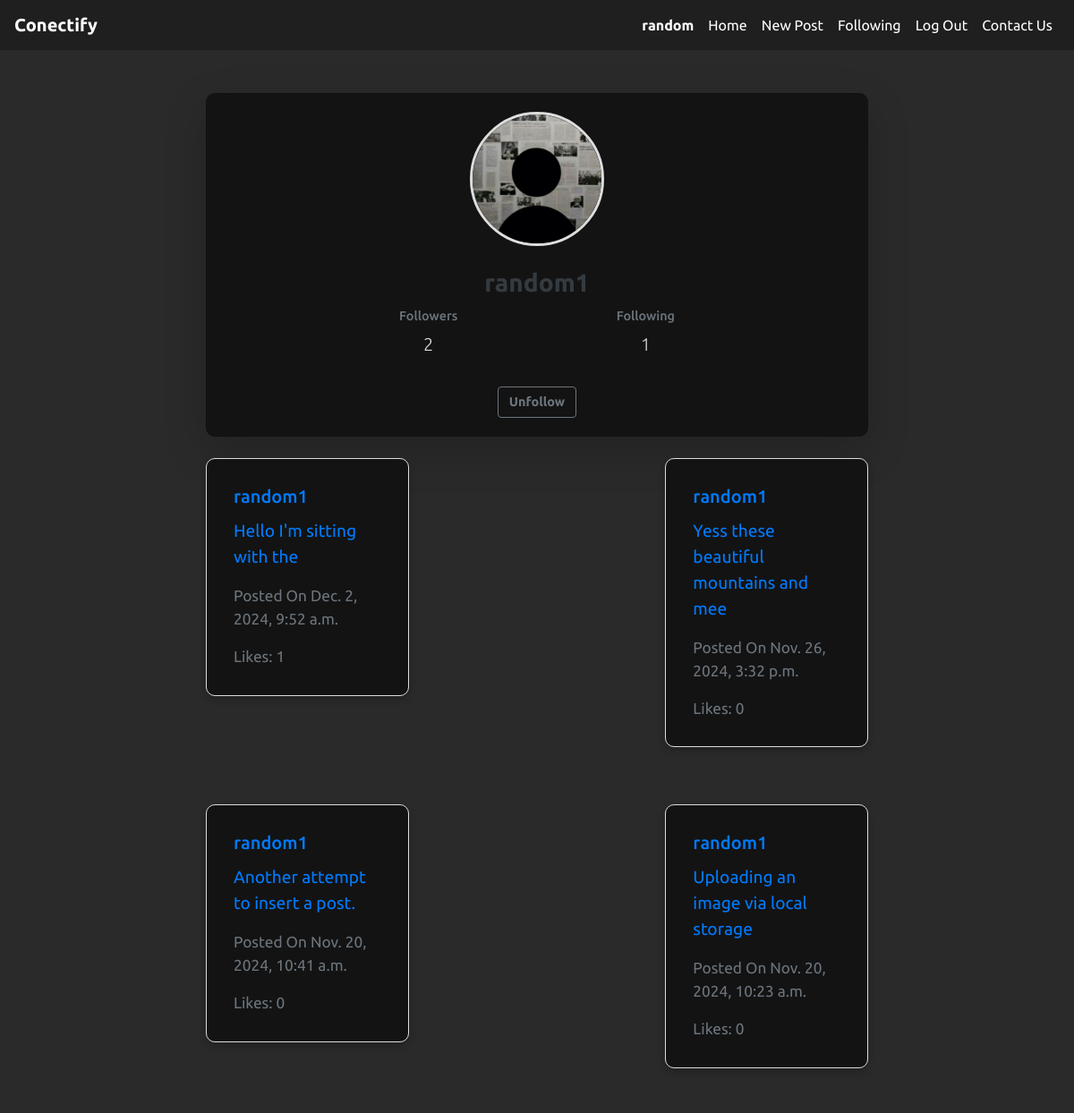
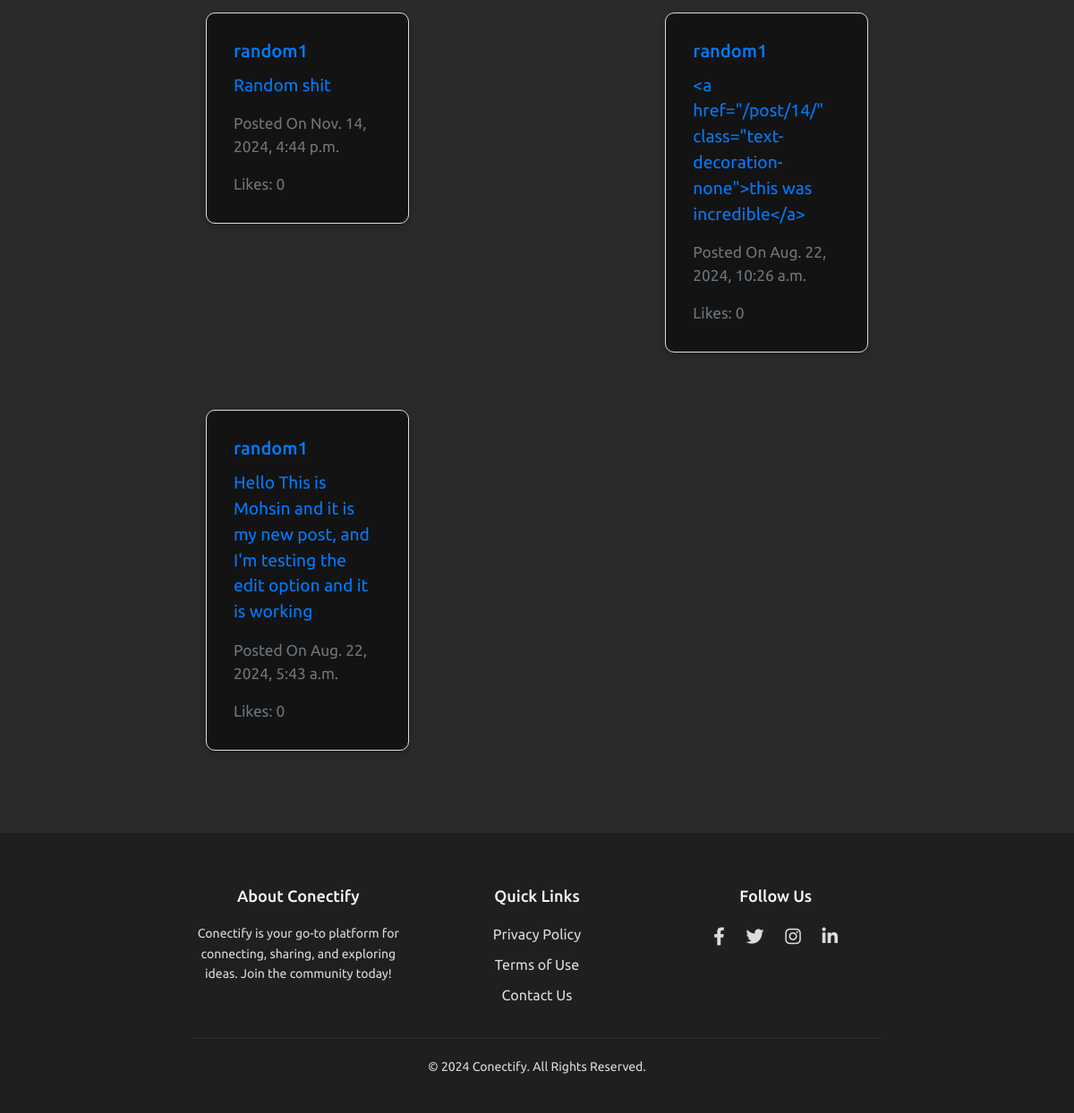
Page /profile/random1/ (signed in) on the committed database (2 pictures, top to bottom).
### network/models.py (models this page shows, shortened)
class User(AbstractUser):
    profile_image = models.ImageField(upload_to = "profile_image", blank=True,null=True)

class Post(models.Model):
    user = models.ForeignKey(User , on_delete=models.CASCADE, related_name="posts")
    image = models.ImageField( upload_to="post_images/'",blank= True , null = True)
    image_url = models.URLField(blank=True , null= True)
    content = models.TextField()
    updated_at = models.DateTimeField(auto_now_add = True)
    timestamp = models.DateTimeField(auto_now_add=True)
    likes = models.ManyToManyField(User, blank=True , related_name="likes")

### network/views.py (the view)
# urls.py: path('profile/<str:username>/', views.profile_view, name="profile"),
@login_required
def profile_view(request,username):
    user_profile = get_object_or_404(User, username=username)
    posts = Post.objects.filter(user= user_profile).order_by('-timestamp')
    paginator = Paginator(posts, 10)
    page_number = request.GET.get('page')
    page_obj = paginator.get_page(page_number)
    is_following = Follow.objects.filter(follower = request.user , followed = user_profile).exists()
    if request.method == "POST":
        if is_following:
            Follow.objects.filter(follower= request.user , followed = user_profile).delete()
        else:
            Follow.objects.create(follower =request.user , followed = user_profile)
        return redirect('profile',username = username)
    context = {
        'user_profile': user_profile,
        'posts' : page_obj.object_list,
        'is_following': is_following,
        'page_obj':page_obj
    }
    return render(request , "network/profile.html", context)

### network/templates/network/profile.html (shortened to what this page needs)
{% extends "network/layout.html" %}
{% block body %}
<div class="container mt-5">
    <div class="row mb-4">
        <div class="col-12">
            <div class="card shadow-lg">
                <div class="card-body text-center">
                    <div class="profile-img-container mb-4">
                        {% if user_profile.profile_image %}
                        <img src="{{ user_profile.profile_image.url }}" alt="Profile Image" class="rounded-circle profile-img">
                        {% else %}
                        {% load static %}
                        <img src="{% static 'images/default.jpg' %}" alt="Default Profile Image" class="rounded-circle profile-img">
                        {% endif %}
                    </div>
                    <h3 class="card-title text-dark font-weight-bold">{{ user_profile.username }}</h3>
                    <div class="row justify-content-center text-center mb-3">
                        <div class="col-4">
                            <h5 class="text-muted">Followers</h5>
                            <p class="lead">{{ user_profile.followers.count }}</p>
                        </div>
                        <div class="col-4">
                            <h5 class="text-muted">Following</h5>
                            <p class="lead">{{ user_profile.following.count }}</p>
                        </div>
                    </div>
                    {% if user.is_authenticated and user != user_profile %}
                    <form method="post" action="{% url 'profile' user_profile.username %}" class="mt-3">
                        <button type="submit" class="btn {% if is_following %}btn-outline-secondary{% else %}btn-outline-primary{% endif %}">
                            {% if is_following %}Unfollow{% else %}Follow{% endif %}
                        </button>
                    </form>
                    {% endif %}
                </div>
            </div>
        </div>
    </div>
    <div class="row" id="post-container">
        {% for post in posts %}
        <div class="col-md-4 mb-4">
            <div class="card post">
                <a href="{% url 'post_detail' post.id %}" class="text-decoration-none">
                    <div class="card-body">
                        <h5 class="card-title text-primary">{{ post.user.username }}</h5>
                        <p class="card-text" id="post-content-{{ post.id }}">{{ post.content|truncatewords:20 }}</p>
                        <p class="card-text">
                            <small class="text-muted">Posted On {{ post.timestamp }}</small>
                        </p>
                        <p class="card-text">
                            <small class="text-muted">Likes: <span id="like-count-{{ post.id }}">{{ post.likes.count }}</span></small>
                        </p>
                    </div>
                </a>
            </div>
        </div>
        {% empty %}
        <p class="text-center">No posts available.</p>
        {% endfor %}
    </div>
</div>
{% endblock body %}

### network/templates/network/layout.html (shortened to what this page needs)
{% load static %}
<!DOCTYPE html>
<html lang="en">
<head>
    <link rel="stylesheet" href="https://stackpath.bootstrapcdn.com/bootstrap/4.4.1/css/bootstrap.min.css">
    <link href="{% static 'network/styles.css' %}" rel="stylesheet">
    <link href="https://cdnjs.cloudflare.com/ajax/libs/font-awesome/5.15.4/css/all.min.css" rel="stylesheet">
</head>
<body>
    <nav class="navbar navbar-expand-lg navbar-dark bg-dark">
        <a class="navbar-brand" href="#top"><strong>Conectify</strong></a>
        <div class="collapse navbar-collapse" id="navbarNav">
            <ul class="navbar-nav ml-auto">
                {% if user.is_authenticated %}
                    <li class="nav-item">
                        <a class="nav-link" href="{% url 'profile' user.username %}"><strong>{{ user.username }}</strong></a>
                    </li>
                    <li class="nav-item">
                        <a class="nav-link" href="{% url 'all-posts' %}">Home</a>
                    </li>
                    <li class="nav-item">
                        <a class="nav-link" href="{% url 'new-post' %}">New Post</a>
                    </li>
                    <li class="nav-item">
                        <a class="nav-link" href="{% url 'following' %}">Following</a>
                    </li>
                    <li class="nav-item">
                        <a class="nav-link" href="{% url 'logout' %}">Log Out</a>
                    </li>
                {% endif %}
                <li class="nav-item">
                    <a class="nav-link" href="#footer">Contact Us</a>
                </li>
            </ul>
        </div>
    </nav>
   <div class="container my-4 flex-grow-1">
    {% block body %}
    {% endblock %}
</div>
<footer id="footer">
    <div class="container">
        <div class="row">
            <div class="col-md-4">
                <h5>About Conectify</h5>
                <p>Conectify is your go-to platform for connecting, sharing, and exploring ideas. Join the community today!</p>
            </div>
            <div class="col-md-4">
                <h5>Quick Links</h5>
                <ul class="list-unstyled">
                    <li><a href="#">Privacy Policy</a></li>
                    <li><a href="#">Terms of Use</a></li>
                    <li><a href="#">Contact Us</a></li>
                </ul>
            </div>
            <div class="col-md-4">
                <h5>Follow Us</h5>
                <div class="social-icons">
                    <a href="#"><i class="fab fa-facebook-f"></i></a>
                    <a href="#"><i class="fab fa-twitter"></i></a>
                    <a href="#"><i class="fab fa-instagram"></i></a>
                    <a href="#"><i class="fab fa-linkedin-in"></i></a>
                </div>
            </div>
        </div>
        <hr class="footer-divider">
        <p>&copy; 2024 Conectify. All Rights Reserved.</p>
    </div>
</footer>
</body>
</html>

### network/static/network/styles.css (style rules this page uses)
html { scroll-behavior: smooth; }
.post { border: 1px solid #ddd; padding: 10px; margin-bottom: 20px; }
.post p { font-size: 1.2em; }
.post small { display: block; margin-top: 10px; color: #888; }
body { font-family:'Ubuntu',sans-serif; background-color: #2b2a2a; }
.navbar { background-color: #1f1f1f !important; }
.navbar-brand { font-weight: bold; color: white !important; }
.navbar-nav .nav-link { color: white !important; }
.container { max-width: 800px; margin-top: 20px; }
#post-container { display: flex; flex-wrap: wrap; justify-content: space-between; gap: 20px; }
.card { background-color: #131313; border-radius: 10px; transition: transform 0.3s ease, box-shadow 0.3s ease; cursor: pointer; box-shadow: 0 4px 8px rgba(0, 0, 0, 0.2); color: #dcdcdc; }
.btn { transition: background-color 0.3s ease, color 0.3s ease; font-weight: bold; }
.text-muted { font-size: 0.9em; color: #a6a6a6; }
footer { background-color: #1f1f1f; color: #dcdcdc; text-align: center; padding: 40px 0; }
footer h5 { color: #f8f9fa; margin-bottom: 20px; font-size: 18px; }
footer p { font-size: 14px; margin: 0; line-height: 1.6; }
footer ul { list-style: none; padding: 0; }
footer ul li { margin: 10px 0; }
footer ul li a { color: #dcdcdc !important; text-decoration: none !important; transition: color 0.3s ease-in-out; }
footer .social-icons a { font-size: 20px; color: #dcdcdc; margin: 0 10px; transition: color 0.3s ease-in-out; }
footer .footer-divider { border-top: 1px solid #2c2c2c; margin: 20px 0; }
.profile-img-container { width: 150px; height: 150px; margin: 0 auto; position: relative; }
.profile-img { width: 100%; height: 100%; object-fit: cover; border: 3px solid #ddd; }
.btn-outline-secondary { font-size: 0.9rem; }

### rows in the picture
User: username "random"
User: username "random1", followers.count "2", following.count "1"
Post: user.username "random1", content "Hello I'm sitting with the", timestamp "Dec. 2, 2024, 9:52 a.m.", likes.count "1"
Post: user.username "random1", content "Yess these beautiful mountains and mee", timestamp "Nov. 26, 2024, 3:32 p.m.", likes.count "0"
Post: user.username "random1", content "Another attempt to insert a post.", timestamp "Nov. 20, 2024, 10:41 a.m.", likes.count "0"
Post: user.username "random1", content "Uploading an image via local storage", timestamp "Nov. 20, 2024, 10:23 a.m.", likes.count "0"
Post: user.username "random1", content "Random shit", timestamp "Nov. 14, 2024, 4:44 p.m.", likes.count "0"
Post: user.username "random1", content "<a href=\"/post/14/\" class=\"text-decoration-none\">this was incredible</a>", timestamp "Aug. 22, 2024, 10:26 a.m.", likes.count "0"
Post: user.username "random1", content "Hello This is Mohsin and it is my new post, and I'm testing the edit option and it is working", timestamp "Aug. 22, 2024, 5:43 a.m.", likes.count "0"
